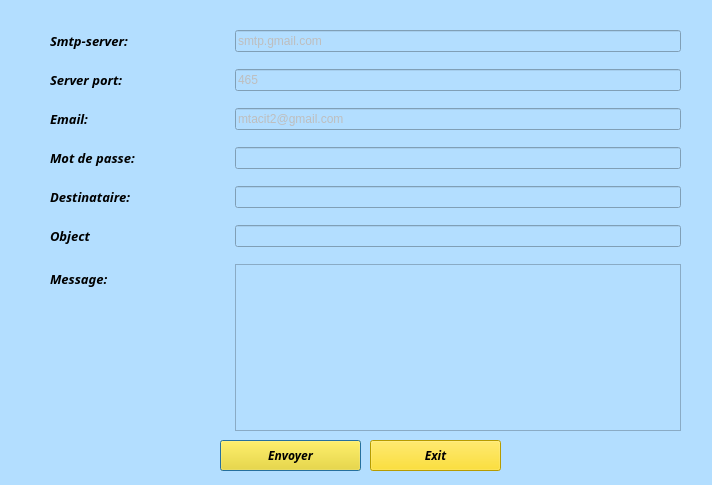
<?xml version="1.0" encoding="UTF-8"?>
<ui version="4.0">
 <class>Envoiem</class>
 <widget class="QDialog" name="Envoiem">
  <property name="geometry">
   <rect>
    <x>0</x>
    <y>0</y>
    <width>712</width>
    <height>485</height>
   </rect>
  </property>
  <property name="windowTitle">
   <string>Dialog</string>
  </property>
  <property name="styleSheet">
   <string notr="true">background-color:   rgb(179, 222, 255);</string>
  </property>
  <widget class="QWidget" name="layoutWidget">
   <property name="geometry">
    <rect>
     <x>50</x>
     <y>30</y>
     <width>631</width>
     <height>401</height>
    </rect>
   </property>
   <layout class="QFormLayout" name="formLayout">
    <property name="fieldGrowthPolicy">
     <enum>QFormLayout::ExpandingFieldsGrow</enum>
    </property>
    <property name="rowWrapPolicy">
     <enum>QFormLayout::WrapLongRows</enum>
    </property>
    <property name="horizontalSpacing">
     <number>100</number>
    </property>
    <property name="verticalSpacing">
     <number>17</number>
    </property>
    <item row="0" column="0">
     <widget class="QLabel" name="label">
      <property name="font">
       <font>
        <family>Lucida Bright</family>
        <weight>75</weight>
        <italic>true</italic>
        <bold>true</bold>
       </font>
      </property>
      <property name="text">
       <string>&lt;html&gt;&lt;head/&gt;&lt;body&gt;&lt;p&gt;&lt;span style=&quot; font-size:10pt;&quot;&gt;Smtp-server:&lt;/span&gt;&lt;/p&gt;&lt;/body&gt;&lt;/html&gt;</string>
      </property>
     </widget>
    </item>
    <item row="0" column="1">
     <widget class="QLineEdit" name="server">
      <property name="enabled">
       <bool>false</bool>
      </property>
      <property name="text">
       <string>smtp.gmail.com</string>
      </property>
     </widget>
    </item>
    <item row="1" column="0">
     <widget class="QLabel" name="label_2">
      <property name="font">
       <font>
        <family>Lucida Bright</family>
        <weight>75</weight>
        <italic>true</italic>
        <bold>true</bold>
       </font>
      </property>
      <property name="text">
       <string>&lt;html&gt;&lt;head/&gt;&lt;body&gt;&lt;p&gt;&lt;span style=&quot; font-size:10pt;&quot;&gt;Server port:&lt;/span&gt;&lt;/p&gt;&lt;/body&gt;&lt;/html&gt;</string>
      </property>
     </widget>
    </item>
    <item row="1" column="1">
     <widget class="QLineEdit" name="port">
      <property name="enabled">
       <bool>false</bool>
      </property>
      <property name="text">
       <string>465</string>
      </property>
     </widget>
    </item>
    <item row="2" column="0">
     <widget class="QLabel" name="label_3">
      <property name="font">
       <font>
        <family>Lucida Bright</family>
        <weight>75</weight>
        <italic>true</italic>
        <bold>true</bold>
       </font>
      </property>
      <property name="text">
       <string>&lt;html&gt;&lt;head/&gt;&lt;body&gt;&lt;p&gt;&lt;span style=&quot; font-size:10pt;&quot;&gt;Email:&lt;/span&gt;&lt;/p&gt;&lt;/body&gt;&lt;/html&gt;</string>
      </property>
     </widget>
    </item>
    <item row="2" column="1">
     <widget class="QLineEdit" name="uname">
      <property name="enabled">
       <bool>false</bool>
      </property>
      <property name="text">
       <string>mtacit2@gmail.com</string>
      </property>
     </widget>
    </item>
    <item row="3" column="0">
     <widget class="QLabel" name="label_4">
      <property name="font">
       <font>
        <family>Lucida Bright</family>
        <weight>75</weight>
        <italic>true</italic>
        <bold>true</bold>
       </font>
      </property>
      <property name="text">
       <string>&lt;html&gt;&lt;head/&gt;&lt;body&gt;&lt;p&gt;&lt;span style=&quot; font-size:10pt;&quot;&gt;Mot de passe:&lt;/span&gt;&lt;/p&gt;&lt;/body&gt;&lt;/html&gt;</string>
      </property>
     </widget>
    </item>
    <item row="3" column="1">
     <widget class="QLineEdit" name="paswd">
      <property name="inputMask">
       <string/>
      </property>
      <property name="text">
       <string/>
      </property>
      <property name="echoMode">
       <enum>QLineEdit::Password</enum>
      </property>
     </widget>
    </item>
    <item row="4" column="0">
     <widget class="QLabel" name="label_5">
      <property name="font">
       <font>
        <family>Lucida Bright</family>
        <weight>75</weight>
        <italic>true</italic>
        <bold>true</bold>
       </font>
      </property>
      <property name="text">
       <string>&lt;html&gt;&lt;head/&gt;&lt;body&gt;&lt;p&gt;&lt;span style=&quot; font-size:10pt;&quot;&gt;Destinataire:&lt;/span&gt;&lt;/p&gt;&lt;/body&gt;&lt;/html&gt;</string>
      </property>
     </widget>
    </item>
    <item row="5" column="0">
     <widget class="QLabel" name="label_6">
      <property name="font">
       <font>
        <family>Lucida Bright</family>
        <weight>75</weight>
        <italic>true</italic>
        <bold>true</bold>
       </font>
      </property>
      <property name="text">
       <string>&lt;html&gt;&lt;head/&gt;&lt;body&gt;&lt;p&gt;&lt;span style=&quot; font-size:10pt;&quot;&gt;Object&lt;/span&gt;&lt;/p&gt;&lt;/body&gt;&lt;/html&gt;</string>
      </property>
     </widget>
    </item>
    <item row="5" column="1">
     <widget class="QLineEdit" name="subject"/>
    </item>
    <item row="6" column="0">
     <widget class="QLabel" name="label_7">
      <property name="font">
       <font>
        <family>Lucida Bright</family>
        <weight>75</weight>
        <italic>true</italic>
        <bold>true</bold>
       </font>
      </property>
      <property name="text">
       <string>&lt;html&gt;&lt;head/&gt;&lt;body&gt;&lt;p&gt;&lt;span style=&quot; font-size:10pt;&quot;&gt;Message:&lt;/span&gt;&lt;/p&gt;&lt;/body&gt;&lt;/html&gt;</string>
      </property>
     </widget>
    </item>
    <item row="6" column="1">
     <widget class="QPlainTextEdit" name="msg"/>
    </item>
    <item row="4" column="1">
     <widget class="QLineEdit" name="rcpt">
      <property name="text">
       <string/>
      </property>
     </widget>
    </item>
   </layout>
  </widget>
  <widget class="QPushButton" name="sendBtn">
   <property name="geometry">
    <rect>
     <x>220</x>
     <y>440</y>
     <width>141</width>
     <height>31</height>
    </rect>
   </property>
   <property name="font">
    <font>
     <family>Lucida Bright</family>
     <weight>75</weight>
     <italic>true</italic>
     <bold>true</bold>
    </font>
   </property>
   <property name="styleSheet">
    <string notr="true">background-color: rgb(255, 217, 0);</string>
   </property>
   <property name="text">
    <string>Envoyer</string>
   </property>
  </widget>
  <widget class="QPushButton" name="exitBtn">
   <property name="geometry">
    <rect>
     <x>370</x>
     <y>440</y>
     <width>131</width>
     <height>31</height>
    </rect>
   </property>
   <property name="font">
    <font>
     <family>Lucida Bright</family>
     <weight>75</weight>
     <italic>true</italic>
     <bold>true</bold>
    </font>
   </property>
   <property name="styleSheet">
    <string notr="true">background-color: rgb(255, 217, 0);</string>
   </property>
   <property name="text">
    <string>Exit</string>
   </property>
  </widget>
 </widget>
 <resources/>
 <connections/>
</ui>
